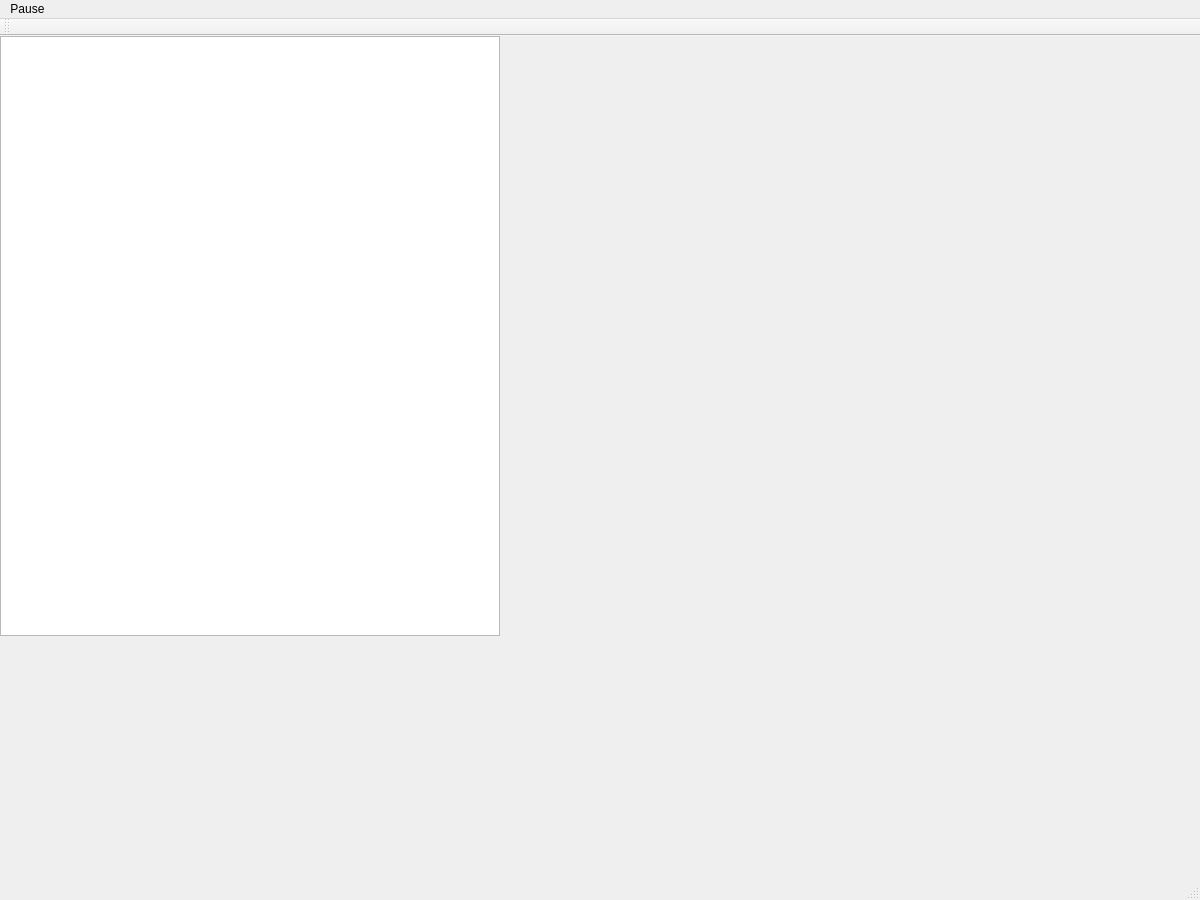
<?xml version="1.0" encoding="UTF-8"?>
<ui version="4.0">
 <class>MainWindow</class>
 <widget class="QMainWindow" name="MainWindow">
  <property name="geometry">
   <rect>
    <x>0</x>
    <y>0</y>
    <width>1200</width>
    <height>900</height>
   </rect>
  </property>
  <property name="focusPolicy">
   <enum>Qt::StrongFocus</enum>
  </property>
  <property name="windowTitle">
   <string>MainWindow</string>
  </property>
  <widget class="QWidget" name="centralWidget">
   <widget class="QGraphicsView" name="graphicsView">
    <property name="geometry">
     <rect>
      <x>0</x>
      <y>0</y>
      <width>500</width>
      <height>600</height>
     </rect>
    </property>
    <property name="focusPolicy">
     <enum>Qt::NoFocus</enum>
    </property>
    <property name="verticalScrollBarPolicy">
     <enum>Qt::ScrollBarAlwaysOff</enum>
    </property>
    <property name="horizontalScrollBarPolicy">
     <enum>Qt::ScrollBarAlwaysOff</enum>
    </property>
   </widget>
  </widget>
  <widget class="QMenuBar" name="menuBar">
   <property name="geometry">
    <rect>
     <x>0</x>
     <y>0</y>
     <width>1200</width>
     <height>29</height>
    </rect>
   </property>
   <widget class="QMenu" name="menuPause">
    <property name="title">
     <string>Pause</string>
    </property>
   </widget>
   <addaction name="menuPause"/>
  </widget>
  <widget class="QToolBar" name="mainToolBar">
   <attribute name="toolBarArea">
    <enum>TopToolBarArea</enum>
   </attribute>
   <attribute name="toolBarBreak">
    <bool>false</bool>
   </attribute>
  </widget>
  <widget class="QStatusBar" name="statusBar"/>
 </widget>
 <layoutdefault spacing="6" margin="11"/>
 <resources/>
 <connections/>
</ui>
